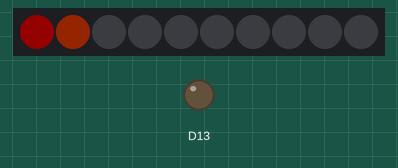
Simulated run of this sketch. Board: Adafruit Circuit Playground Express. On the bench: 10 RGB LEDs in strip order, left to right, output pins drawn as LEDs (lit = HIGH). Dim RGB values are drawn brighter than linear.

Above: at 0.64 s.
At 2.6 s:
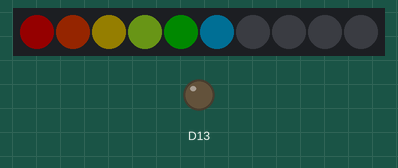
At 3.4 s:
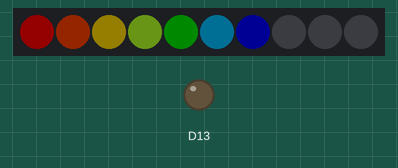
At 4.3 s:
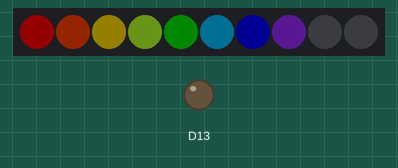
At 5.3 s:
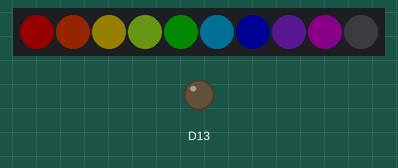
At 6.4 s:
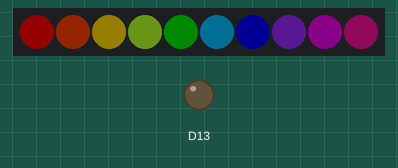

Measured:
- by itself, everything shown: repeats every 7.6 s, in 11 steps
- what the display in image 1 shows lasts 0.8 s, from 2.6 s to 3.4 s
- what the display in image 2 shows lasts 0.9 s, from 3.4 s to 4.3 s
- what the display in image 3 shows lasts 1.0 s, from 4.3 s to 5.3 s
- what the display in image 4 shows lasts 1.1 s, from 5.3 s to 6.4 s
- what the display in image 5 shows lasts 1.2 s, from 6.4 s to 7.6 s

The sketch:

sketch_mar31a_anais.ino
```cpp
#include <Adafruit_CircuitPlayground.h>

void setup() {
  CircuitPlayground.begin();
}

void loop() {
  CircuitPlayground.clearPixels();

  delay(200);

  CircuitPlayground.setPixelColor(0, 255,   0,   0);
  delay(270);
  CircuitPlayground.setPixelColor(1, 255, 69,   0);
  delay(350);
  CircuitPlayground.setPixelColor(2,   255, 215,   0);
  delay(450);
  CircuitPlayground.setPixelColor(3, 173, 255, 47);
  delay(600);
  CircuitPlayground.setPixelColor(4, 0, 128, 0);
  delay(700);

  CircuitPlayground.setPixelColor(5, 0, 191, 255);
  delay(800);
  CircuitPlayground.setPixelColor(6, 0, 0, 255);
  delay(900);
  CircuitPlayground.setPixelColor(7, 138, 43, 226);
  delay(1000);
  CircuitPlayground.setPixelColor(8, 128, 0, 128);
  delay(1100);
  CircuitPlayground.setPixelColor(9, 199, 21, 133);

  delay(1200);
}
```
